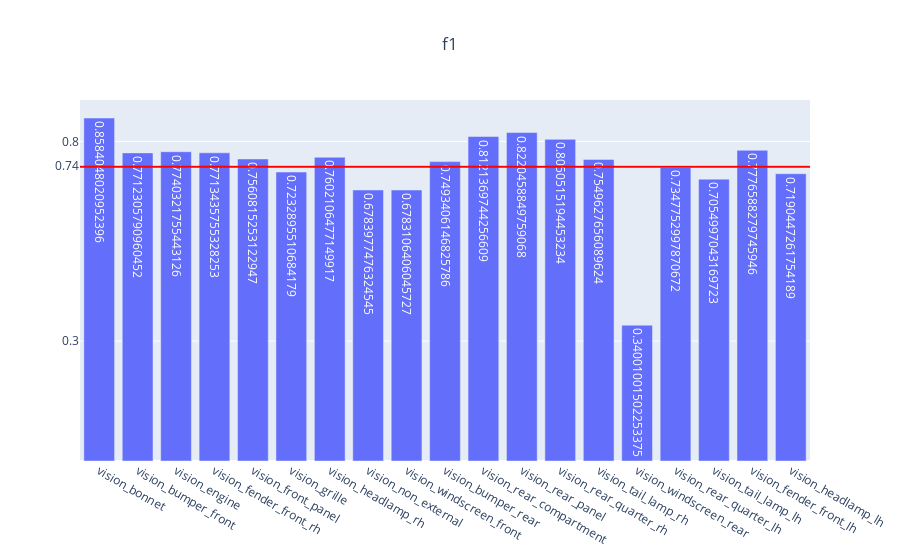

Write notebook code for a chart like this one.
### Code cell
genVisMulitlabel(partEvalMetrics, "f1")

### Figure 1 — Plotly figure (JSON) as saved in the notebook; plotly's stock layout.template omitted (floating-point values rounded to 4 significant figures)
{"data": [{"text": [0.8584, 0.7712, 0.774, 0.7713, 0.7561, 0.7233, 0.7602, 0.6784, 0.6783, 0.7493, 0.8121, 0.822, 0.8051, 0.755, 0.34, 0.7348, 0.7055, 0.7777, 0.719], "type": "bar", "x": ["vision_bonnet", "vision_bumper_front", "vision_engine", "vision_fender_front_rh", "vision_front_panel", "vision_grille", "vision_headlamp_rh", "vision_non_external", "vision_windscreen_front", "vision_bumper_rear", "vision_rear_compartment", "vision_rear_panel", "vision_rear_quarter_rh", "vision_tail_lamp_rh", "vision_windscreen_rear", "vision_rear_quarter_lh", "vision_tail_lamp_lh", "vision_fender_front_lh", "vision_headlamp_lh"], "y": [0.8584, 0.7712, 0.774, 0.7713, 0.7561, 0.7233, 0.7602, 0.6784, 0.6783, 0.7493, 0.8121, 0.822, 0.8051, 0.755, 0.34, 0.7348, 0.7055, 0.7777, 0.719]}], "layout": {"shapes": [{"line": {"color": "red", "width": 2}, "type": "line", "x0": 0, "x1": 1, "xref": "x domain", "y0": 0.7364, "y1": 0.7364, "yref": "y"}], "title": {"text": "f1", "x": 0.5}, "yaxis": {"tickmode": "array", "tickvals": ["0.74", 0.3, 0.8]}}}
